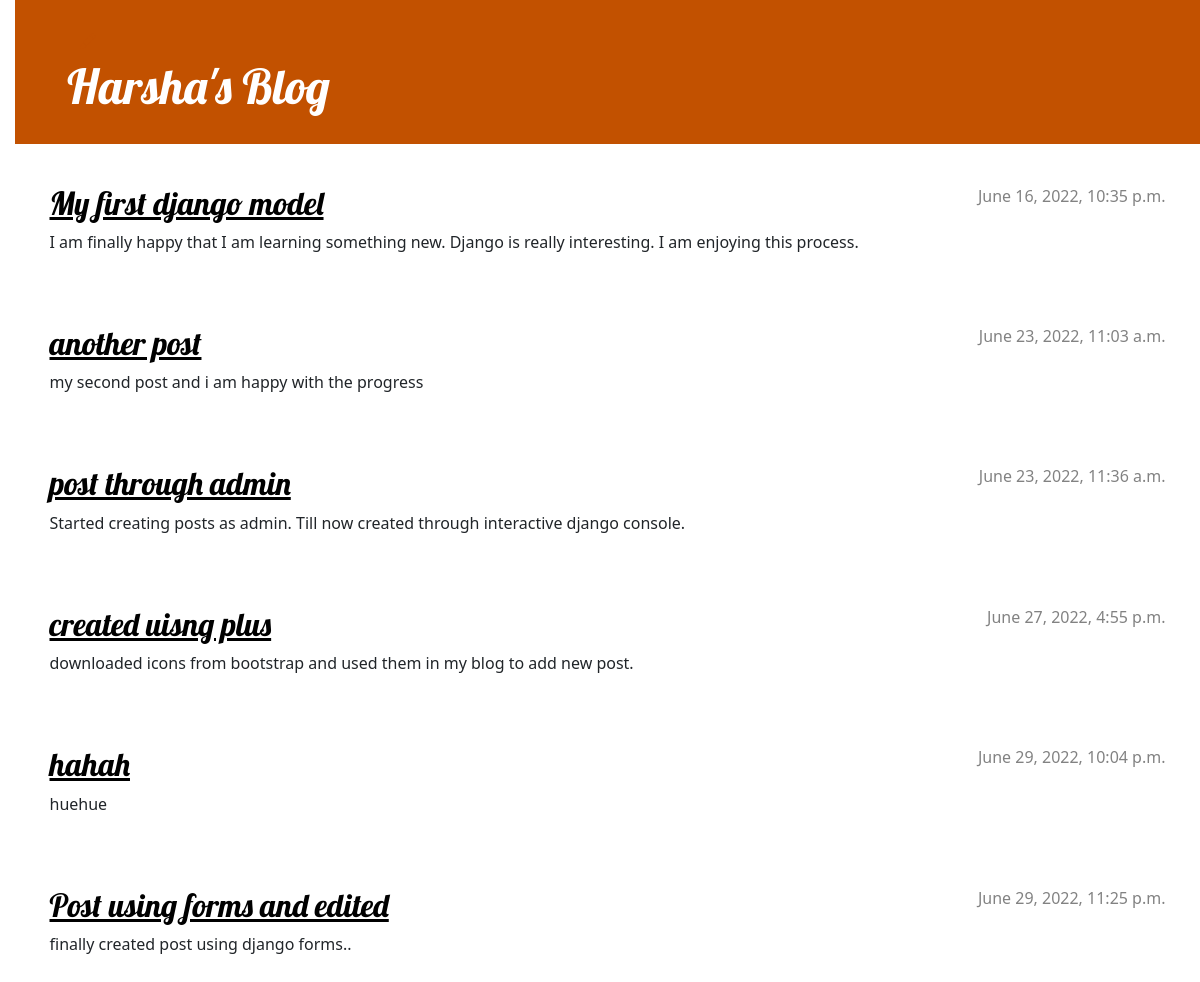
The app's page / (signed in) with its own data.
### blog/models.py (models this page shows, shortened)
class Post(models.Model):
    author = models.ForeignKey(settings.AUTH_USER_MODEL, on_delete= models.CASCADE)
    title = models.CharField(max_length=200)
    text = models.TextField()
    created_date = models.DateTimeField(default=timezone.now)
    published_date = models.DateTimeField(blank=True, null=True)

### blog/views.py (the view)
# urls.py: path('', views.post_list, name= 'post_list'),
def post_list(request):
    posts = Post.objects.filter(published_date__lte=timezone.now()).order_by('published_date')
    return render(request, 'blog/post_list.html', {'posts':posts})

### blog/templates/blog/post_list.html
{% extends 'blog/base.html' %}
{% block content %}
  {% for post in posts %}
    <article class="post">
        <time class="date">
            {{ post.published_date }}
        </time>
        <h2><a href="{% url 'post_detail' pk=post.pk %}">{{ post.title }}</a></h2>
        <p>{{ post.text|linebreaksbr }}</p>
    </article>
  {% endfor %}
{% endblock %}

### blog/static/css/blog.css (style rules this page uses)
h1 , h2 { color: #510c14 ; font-family: 'Lobster'; }
body { padding-left: 15px; }
h1,h2,h3,h4 { font-family: 'Lobster', cursive; }
.date { color: #828282; }
.post { margin-bottom: 70px; }
.post h2 a, .post h2 a:visited { color: #000000; }
.post > .date, .post > .actions { float: right; }

### records on screen
Post: published_date "June 16, 2022, 10:35 p.m.", title "My first django model", text "I am finally happy that I am learning something new. Django is really interesting. I am enjoying this process."
Post: published_date "June 23, 2022, 11:03 a.m.", title "another post", text "my second post and i am happy with the progress"
Post: published_date "June 23, 2022, 11:36 a.m.", title "post through admin", text "Started creating posts as admin. Till now created through interactive django console."
Post: published_date "June 27, 2022, 4:55 p.m.", title "created uisng plus", text "downloaded icons from bootstrap and used them in my blog to add new post."
Post: published_date "June 29, 2022, 10:04 p.m.", title "hahah", text "huehue"
Post: published_date "June 29, 2022, 11:25 p.m.", title "Post using forms and edited", text "finally created post using django forms.."
